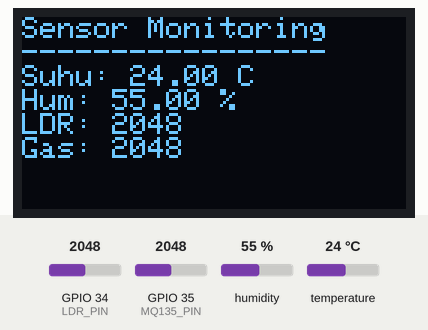
Recording of a sketch running on a simulated ESP32. Shown: 128×64 one-colour display. Inputs (shaded band) come from the test bench; at power-on: humidity 55 %, GPIO 34 (LDR_PIN) = 2048, GPIO 35 (MQ135_PIN) = 2048, temperature 24 °C. What the sketch prints to the serial monitor is not drawn.

Above: at 2.2 s.
2.3 s: humidity set to 22 %
At 3.5 s:
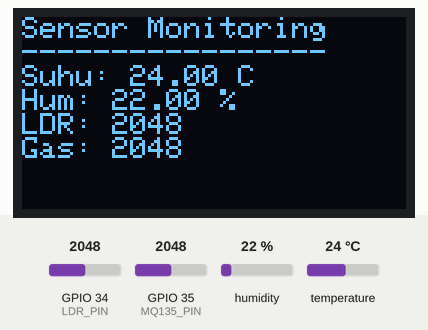
5.1 s: GPIO 34 (LDR_PIN) set to 2866
At 6.3 s:
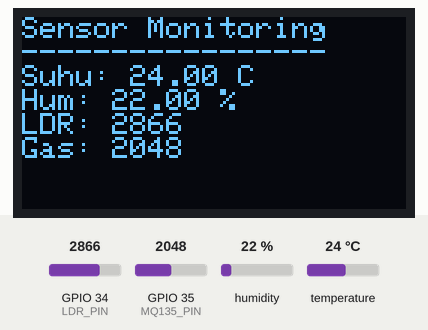
7.9 s: GPIO 35 (MQ135_PIN) set to 2866
At 10.5 s:
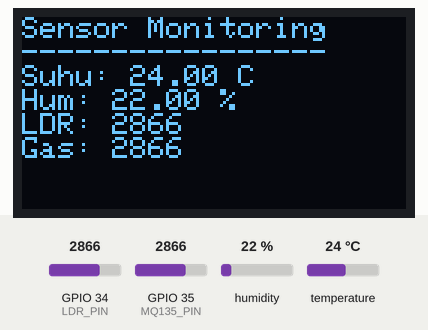
10.8 s: temperature set to 12 °C
At 12.3 s:
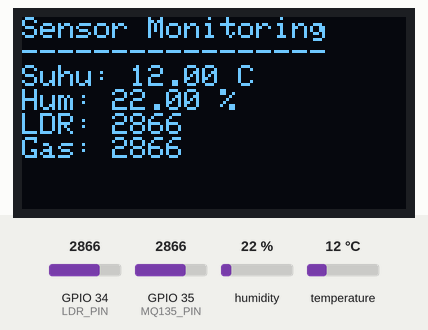
13.6 s: GPIO 34 (LDR_PIN) set to 3972
At 16.7 s:
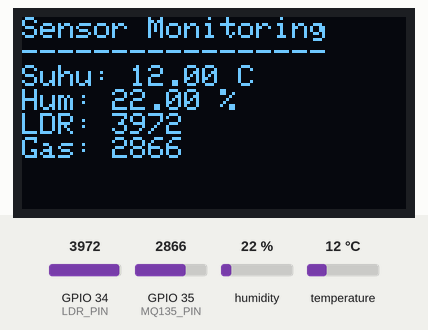
17.0 s: GPIO 35 (MQ135_PIN) set to 3972
At 18.4 s:
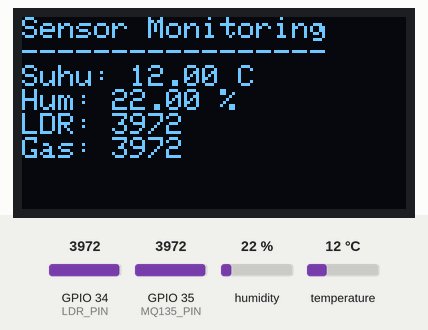
Timing chart, 0 to 20.0 s (numbered marks = the images above; inputs shaded):
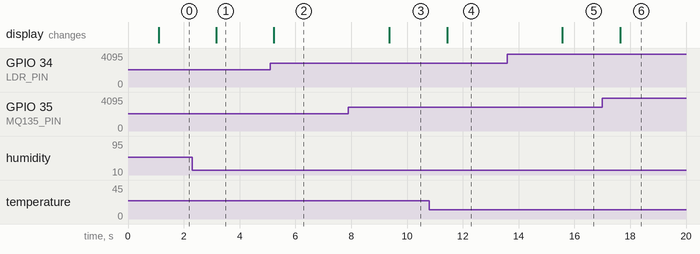

Measured:
- after the input at 2.3 s, the display: changes after 0.87 s (image 1)
- after the input at 5.1 s, the display: changes after 0.13 s (image 2)
- after the input at 7.9 s, the display: changes after 1.5 s (image 3)
- after the input at 10.8 s, the display: changes after 0.64 s (image 4)
- after the input at 13.6 s, the display: changes after 2.0 s (image 5)
- after the input at 17.0 s, the display: changes after 0.64 s (image 6)

The sketch:

inex_ws-01.ino
```cpp
#include <Wire.h>
#include <Adafruit_SSD1306.h>
#include <Adafruit_GFX.h>
#include "Adafruit_SHT31.h"

#define SCREEN_WIDTH 128
#define SCREEN_HEIGHT 64
#define OLED_RESET -1

Adafruit_SSD1306 display(SCREEN_WIDTH, SCREEN_HEIGHT, &Wire, OLED_RESET);
Adafruit_SHT31 sht31 = Adafruit_SHT31();

#define LDR_PIN 34
#define MQ135_PIN 35

void setup() {
  Serial.begin(115200);

  if (!display.begin(SSD1306_SWITCHCAPVCC, 0x3C)) {
    Serial.println(F("OLED gagal"));
    for (;;);
  }

  display.clearDisplay();
  display.setTextSize(1);
  display.setTextColor(SSD1306_WHITE);

  if (!sht31.begin(0x44)) {
    Serial.println("Sensor SHT31 tidak ditemukan");
    while (1) delay(1);
  }

  delay(1000);
}

void loop() {
  float suhu = sht31.readTemperature();
  float kelembaban = sht31.readHumidity();

  int ldrValue = analogRead(LDR_PIN);
  int mq135Value = analogRead(MQ135_PIN);

  Serial.print("Temperatur: ");
  Serial.print(suhu);
  Serial.print(" C, ");

  Serial.print("Kelembaban: ");
  Serial.print(kelembaban);
  Serial.print(" %, ");

  Serial.print("Cahaya (LDR): ");
  Serial.print(ldrValue);
  Serial.print(", ");

  Serial.print("Gas (MQ-135): ");
  Serial.println(mq135Value);

  display.clearDisplay();
  display.setCursor(0, 0);

  display.println("Sensor Monitoring");
  display.println("-----------------");

  display.print("Suhu: ");
  display.print(suhu);
  display.println(" C");

  display.print("Hum: ");
  display.print(kelembaban);
  display.println(" %");

  display.print("LDR: ");
  display.println(ldrValue);

  display.print("Gas: ");
  display.println(mq135Value);

  display.display();

  delay(2000);
}
```
